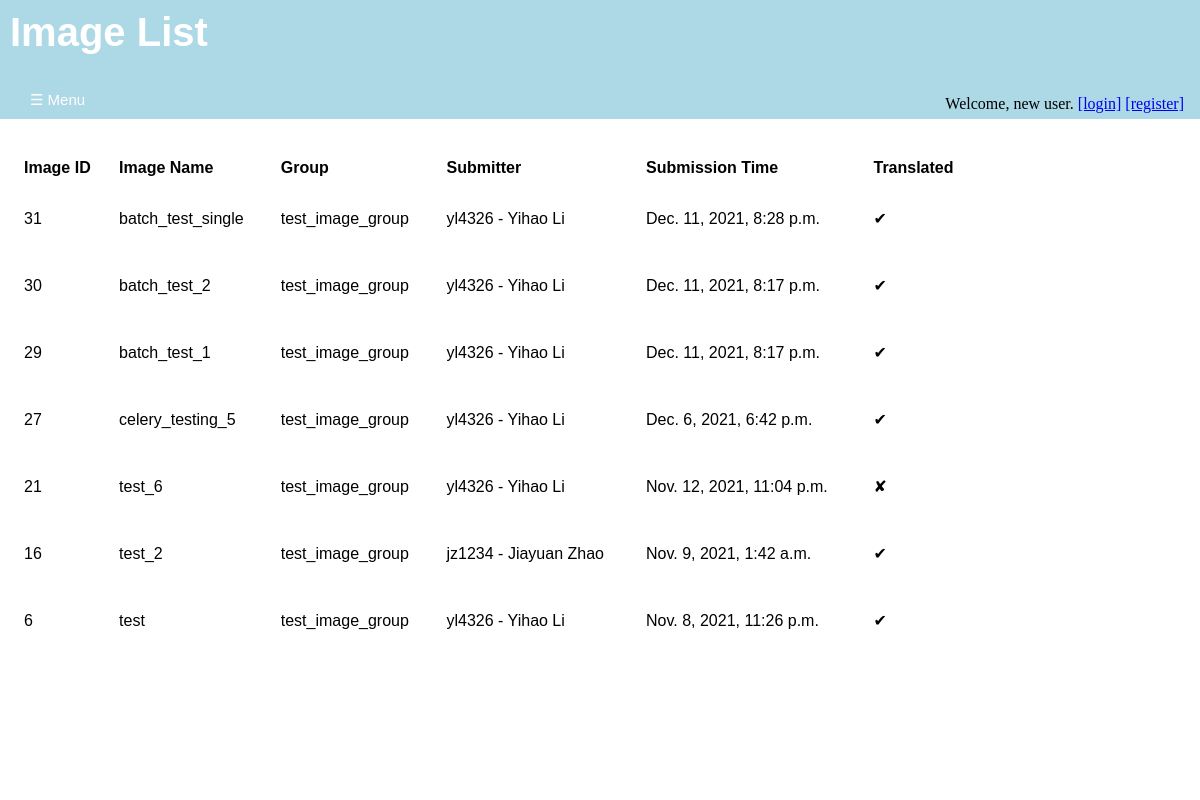
Page /annotations/image_list/ on the committed database.
### annotations/models.py (models this page shows, shortened)
class Image(models.Model):
    image_name = models.CharField(
        max_length = 200,
        unique = True
        )
    submission_date = models.DateTimeField(
        'date of submission',
        auto_now_add = True
        )
    image_upload = models.FileField(upload_to = svs_rename)
    translated = models.BooleanField(default = 'False')
    svs_path = models.FilePathField(
        path = f"{settings.HOME_PATH}/{settings.SVS_PATH}",
        match = ".*\.svs",
        null = True,
        blank = True
        )
    dzi_path = models.FilePathField(
        path = f"{settings.HOME_PATH}/{settings.DZI_PATH}",
        match = ".*\.dzi",
        null = True,
        blank = True
        )
    height = models.PositiveIntegerField(null = True, blank = True)
    width = models.PositiveIntegerField(null = True, blank = True)
    image_description = models.TextField(blank = True, null = True)
    completely_annotated = models.BooleanField(default = 'False')
    group = models.ForeignKey(
        ImageGroup,
        on_delete = models.SET_NULL,
        blank = True,
        null = True
        )
    submit_user = models.ForeignKey(
        User,
        on_delete = models.PROTECT,
        blank = True,
        null = True
        )

class ImageGroup(models.Model):
    group_name = models.CharField(
        max_length = 40,
        unique = True
        )
    group_description = models.TextField(blank = True, null = True)
    def __str__(self):
      return self.group_name

class User(auth_user):
    UNI = models.CharField(
        max_length = 8,
        unique = True
        )
    register_date = models.DateTimeField(
        'date of registration',
        auto_now_add = True,
        blank = True
        )
    organizations = models.ForeignKey(
        'Organization',
        on_delete = models.PROTECT,
        null = True,
        blank = True
        )
    def __str__(self):
      return f"{self.UNI} - {self.first_name} {self.last_name}"

### annotations/views.py (the view)
# urls.py: path('image_list/', views.ImageListView.as_view(), name='image-list'),
class ImageListView(generic.ListView):
    template_name = 'annotations/image_list.html'
    context_object_name = 'image_list'
    def get_queryset(self):
        return Image.objects.order_by('-submission_date')

### annotations/templates/annotations/image_list.html (shortened to what this page needs)
{% extends 'annotations/base.html' %}
{% block content %}
  {% if image_list %}
    <div id='title' class='title'>
      <h1>Image List</h1>
      <div id='login-widget' class='login-widget'>
      {% if user.is_authenticated %}
         <p>Welcome, {{ user.get_username }}.</p>
         <a href="{% url 'annotations:logout' %}">[logout]</a>
      {% else %}
        <p>Welcome, new user.</p>
        <a href="{% url 'annotations:login' %}" >[login]</a>
        <a href="{% url 'annotations:registration' %}" >[register]</a>
      {% endif %}
      </div>
      <button class="openbutton" onclick="openNav()">&#9776; Menu</button>
    </div>
    <div id='body' class='body'>
      <table>
        <tr>
          <th>Image ID</th>
          <th>Image Name</th>
          <th>Group</th>
          <th>Submitter</th>
          <th>Submission Time</th>
          <th>Translated</th>
        </tr>
        {% for image in image_list %}
          <tr>
            <td>{{image.pk}}</td>
            <td>
            {% if image.translated %}
               <a href="{% url 'annotations:image-views' image.id %}">{{ image.image_name }}
               </a>
            {% else %}
               <a>{{image.image_name}}</a>
            {% endif %}
            <td><a> {{ image.group }} </a></td>
            <td><a> {{ image.submit_user }}</a></td>
            <td><a> {{ image.submission_date }}</a></td>
            <td><p> {{ image.translated|yesno:"✔,✘" }} </p></td>
           </tr>
        {% endfor %}
      </table>
    </div>
  {% else %}
    <div id='title' class = "title">
      <h1>No images are available.</h1>
    </div>
  {% endif %}
{% endblock %}

### annotations/static/annotations/style.css (style rules this page uses)
div#login-widget.login-widget { position: absolute; right: 1em; bottom: 0px; width: auto; height: 1.5em; }
.login-widget a { display: inline-block; }
.login-widget p { display: inline-block; margin-block-start: 0em; margin-block-end: 0em; }
div#title.title { background-color: lightblue; align-items: center; position:fixed; top:0px; left:0px; height:calc(10% + 39px); width: 100%; transition: margin-left .3s; transition: width .3s; display: flex; flex: 1 1 auto; justify-content: flex-start; }
.title h1 { position: absolute; font-size: 2.5em; z-index: 1; top: 0em; margin-block-start: 0em; margin-block-end: 0em; padding-top: 0.25em; padding-left: 0.25em; }
.openbutton { position: absolute; bottom: 0; z-index: 1; font-size: 15px; cursor: pointer; background-color: lightblue; color: white; float: left; padding: 10px 2em; border: none; }
div#body.body { position:absolute; left:0px; top: calc(10% + 39px); height: 85%; width: 100%; background-color: white; transition: margin-left .3s; transition: width .3s; display: flex; flex: 1 1 auto; flex-direction:column; justify-content: flex-start; padding-left: 1em; }
h1 { display: table-cell; color: white; text-align: left; font-size: 2em; font-family: Arial, Helvetica, sans-serif; }
table { top: 10%; margin-top: 2em; width: 80%; padding: 0; border-collapse: collapse; font-family: Arial, Helvetica, sans-serif; table-layout:auto; }
td, th { text-align: left; padding: 0.5em; text-decoration: none; }
.body a { text-decoration: none; }
.body a:link { color:black; }

### rows in the picture
Image: pk "31", image_name "batch_test_single", group "test_image_group", submit_user "yl4326 - Yihao Li", submission_date "Dec. 11, 2021, 8:28 p.m.", translated "✔"
Image: pk "30", image_name "batch_test_2", group "test_image_group", submit_user "yl4326 - Yihao Li", submission_date "Dec. 11, 2021, 8:17 p.m.", translated "✔"
Image: pk "29", image_name "batch_test_1", group "test_image_group", submit_user "yl4326 - Yihao Li", submission_date "Dec. 11, 2021, 8:17 p.m.", translated "✔"
Image: pk "27", image_name "celery_testing_5", group "test_image_group", submit_user "yl4326 - Yihao Li", submission_date "Dec. 6, 2021, 6:42 p.m.", translated "✔"
Image: pk "21", image_name "test_6", group "test_image_group", submit_user "yl4326 - Yihao Li", submission_date "Nov. 12, 2021, 11:04 p.m.", translated "✘"
Image: pk "16", image_name "test_2", group "test_image_group", submit_user "jz1234 - Jiayuan Zhao", submission_date "Nov. 9, 2021, 1:42 a.m.", translated "✔"
Image: pk "6", image_name "test", group "test_image_group", submit_user "yl4326 - Yihao Li", submission_date "Nov. 8, 2021, 11:26 p.m.", translated "✔"
